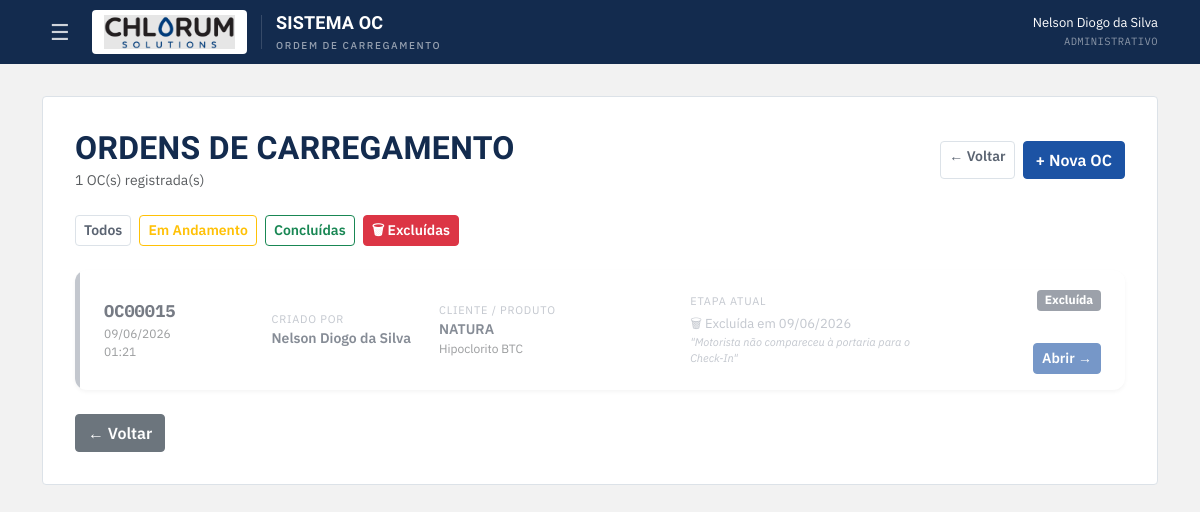
Before: /ocs?status=excluida (signed in) with the older database file.
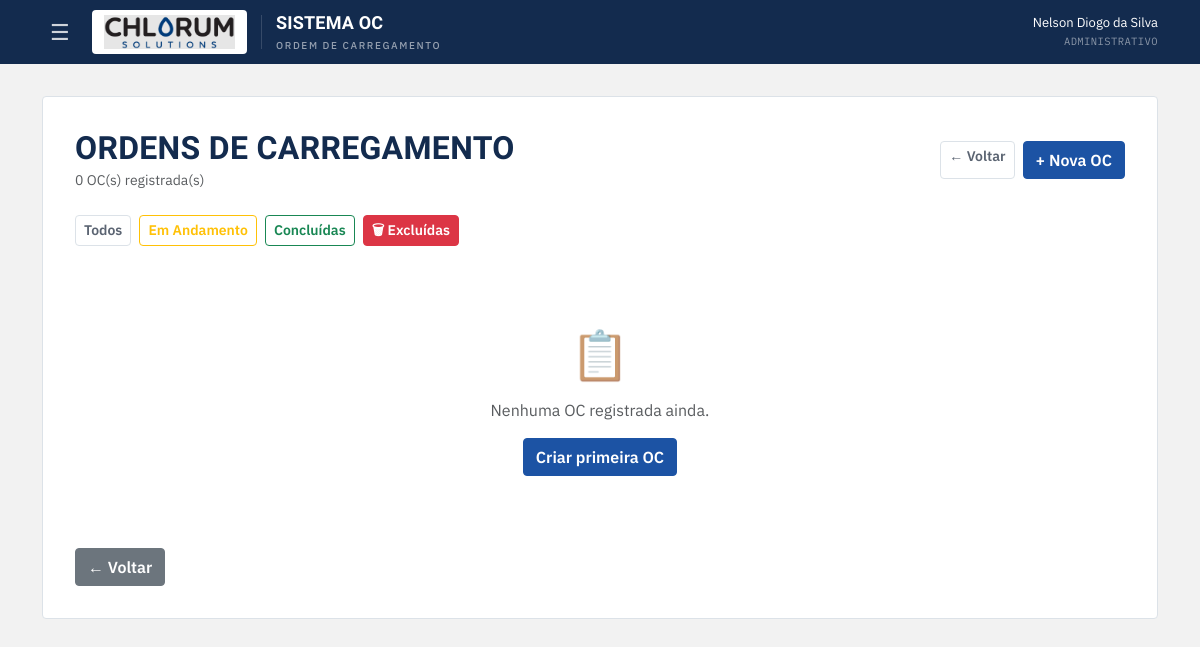
After: the same page with the newer database file.
### models.py (models this page shows)
class OrdemCarregamento(db.Model):
    id                    = db.Column(db.Integer, primary_key=True)
    numero_oc             = db.Column(db.String(50), unique=True)
    status                = db.Column(db.String(20), default='em_andamento')
    data_criacao          = db.Column(db.DateTime, default=datetime.utcnow)
    excluida              = db.Column(db.Boolean, default=False, nullable=False)
    data_exclusao         = db.Column(db.DateTime, nullable=True)
    motivo_cancelamento   = db.Column(db.String(30), nullable=True)
    justificativa_exclusao = db.Column(db.Text, nullable=True)
    excluida_por          = db.Column(db.Integer, db.ForeignKey('user.id'), nullable=True)
    etapas = db.relationship('EtapaOC', backref='oc', lazy='selectin',
                              order_by='EtapaOC.id')

class User(db.Model, UserMixin):
    id       = db.Column(db.Integer, primary_key=True)
    nome     = db.Column(db.String(100), nullable=False)
    email    = db.Column(db.String(100), unique=True, nullable=False)
    senha    = db.Column(db.String(200), nullable=False)
    area     = db.Column(db.String(50))
    is_admin = db.Column(db.Boolean, default=False, nullable=False)

class DadosEtapa(db.Model):
    id       = db.Column(db.Integer, primary_key=True)
    etapa_id = db.Column(db.Integer, db.ForeignKey('etapa_oc.id'))
    campo    = db.Column(db.String(100))
    valor    = db.Column(db.Text)

### blueprints/ocs.py (the view)
@bp.route('/ocs')
@login_required
def listar_ocs():
    from models import OrdemCarregamento
    status = request.args.get('status', 'todos')
    page   = request.args.get('page', 1, type=int)
    query = OrdemCarregamento.query
    if not current_user.is_admin:
        query = query.filter_by(excluida=False)
    if status == 'em_andamento':
        query = query.filter_by(status='em_andamento', excluida=False)
    elif status == 'concluida':
        query = query.filter_by(status='concluida')
    elif status == 'excluida' and current_user.is_admin:
        query = query.filter_by(excluida=True)
    paginacao = query.order_by(OrdemCarregamento.id.desc())\
                      .paginate(page=page, per_page=OCS_POR_PAGINA, error_out=False)
    lista = [_montar_item_oc(oc) for oc in paginacao.items]
    pendentes_count = len(_pendencias_usuario())
    return render_template('ocs.html',
                           lista=lista,
                           paginacao=paginacao,
                           status_atual=status,
                           pendentes_count=pendentes_count,
                           is_admin=current_user.is_admin)

### app.py (called while the page is built)
@login_manager.user_loader
def load_user(user_id):
    return User.query.get(int(user_id))

### helpers.py (called while the page is built, shortened)
def _ordem_efetiva(cliente):
    ordem = list(ORDEM_ETAPAS)
    if CLIENTE_LCQ_FINAL not in (cliente or '').upper():
        ordem = [c for c in ordem if c != '110']
    return ordem

def _campo_valor(lista, campo):
    for r in lista:
        if r.campo == campo:
            return r.valor or '—'
    return '—'

def _pendencias_usuario():
    from models import OrdemCarregamento
    if current_user.is_admin: return []

### templates/ocs.html (shortened to what the changed rows need)
{% extends "base.html" %}
{% block content %}
<div class="d-flex align-items-center justify-content-between mb-4">
    <div>
        <h2 class="mb-0">Ordens de Carregamento</h2>
        <small class="text-muted">{{ paginacao.total }} OC(s) registrada(s)</small>
    </div>
</div>
<div class="row g-3" id="lista-ocs">
{% for item in lista %}
<div class="col-12">
    <div class="card border-0 shadow-sm" style="
        border-radius: 12px; overflow: hidden;
        opacity: {{ '0.6' if item.oc.excluida else '1' }};
    ">
        <div style="display:flex;">
            <div style="
                width: 5px; flex-shrink: 0;
                background: {% if item.oc.excluida %}#9ca3af
                            {% elif item.oc.status == 'concluida' %}#16a34a
                            {% elif item.aguardando_minha_area %}#f59e0b
                            {% else %}#3b82f6{% endif %};
            "></div>
            <div class="card-body py-3 px-4 w-100">
                <div class="row align-items-center g-2">
                    <div class="col-md-2">
                        <div class="fw-bold" style="font-size:17px; color:#1c2434;
                             font-family:'IBM Plex Mono',monospace;">
                            {{ item.oc.numero_oc }}
                        </div>
                        <div class="text-muted" style="font-size:12px;">
                            {{ item.oc.data_criacao.strftime('%d/%m/%Y') }}<br>
                            {{ item.oc.data_criacao.strftime('%H:%M') }}
                        </div>
                    </div>
                    <div class="col-md-2">
                        <div style="font-size:11px; text-transform:uppercase;
                             letter-spacing:.8px; color:#9ca3af;">Criado por</div>
                        <div style="font-size:14px; font-weight:600; color:#374151;">
                            {{ item.criador }}
                        </div>
                    </div>
                    <div class="col-md-3">
                        <div style="font-size:11px; text-transform:uppercase;
                             letter-spacing:.8px; color:#9ca3af;">Cliente / Produto</div>
                        <div style="font-size:14px; font-weight:600; color:#374151;">
                            {{ item.cliente }}
                        </div>
                        <div class="text-muted" style="font-size:12px;">
                            {{ item.produto }}
                        </div>
                    </div>
                    <div class="col-md-3">
                        <div style="font-size:11px; text-transform:uppercase;
                             letter-spacing:.8px; color:#9ca3af;">Etapa atual</div>
                        {% if item.oc.excluida %}
                            <span style="font-size:13px; color:#9ca3af;">
                                🗑 Excluída em
                                {{ item.oc.data_exclusao.strftime('%d/%m/%Y') if item.oc.data_exclusao else '—' }}
                            </span>
                            {% if item.oc.justificativa_exclusao %}
                            <div style="font-size:11px; color:#9ca3af; font-style:italic;">
                                "{{ item.oc.justificativa_exclusao }}"
                            </div>
                            {% endif %}
                        {% elif item.oc.status == 'concluida' %}
                            <span class="badge bg-success" style="font-size:13px;">✔ Concluída</span>
                        {% endif %}
                    </div>
                    <div class="col-md-2 text-md-end">
                        {% if item.oc.excluida %}
                            <span class="badge bg-secondary mb-1">Excluída</span>
                        {% elif item.oc.status == 'concluida' %}
                            <span class="badge bg-success mb-1">Concluída</span>
                        {% elif item.aguardando_minha_area %}
                            <span class="badge bg-warning text-dark mb-1">⚡ Aguardando você</span>
                        {% else %}
                            <span class="badge bg-primary mb-1">Em Andamento</span>
                        {% endif %}
                        <br>
                        <br>
                        <a href="/oc/{{ item.oc.id }}"
                           class="btn btn-sm btn-primary mt-1">Abrir →</a>
                    </div>
                </div>
            </div>
        </div>
    </div>
</div>
{% else %}
<div class="col-12 text-center text-muted py-5">
    <div style="font-size:48px;">📋</div>
    <p class="mt-2">Nenhuma OC registrada ainda.</p>
    <a href="/oc/nova" class="btn btn-primary">Criar primeira OC</a>
</div>
{% endfor %}
</div>
{% endblock %}

### templates/base.html (shortened to what this page needs)
<!DOCTYPE html>
<html lang="pt-br">
<head>
    <link rel="stylesheet" href="{{ url_for('static', filename='css/bootstrap.min.css') }}">
    <link href="https://cdn.jsdelivr.net/npm/tom-select/dist/css/tom-select.css" rel="stylesheet">
</head>
<body>
<div class="topo">
    <div class="container">
        <div class="topo-inner">
            {% if current_user and current_user.is_authenticated %}
            <button class="btn-menu" onclick="abrirMenu()" aria-label="Abrir menu">☰</button>
            {% endif %}
            <div class="topo-logo-wrap">
                <img src="{{ url_for('static', filename='img/chlorum-solutions.png') }}"
                     class="topo-logo" alt="Chlorum Solutions">
            </div>
            <div class="topo-textos">
                <h1>Sistema OC</h1>
                <small>Ordem de Carregamento</small>
            </div>
            {% if current_user and current_user.is_authenticated %}
            <div class="topo-usuario">
                {{ current_user.nome }}<br>
                <span>{{ current_user.area }}</span>
            </div>
            {% endif %}
        </div>
    </div>
</div>
<div class="container">
    <div class="container-box">
        {% block content %}{% endblock %}
    </div>
</div>
</body>
</html>

Changed rows visible on the page:
removed OrdemCarregamento: excluida True (drawn), oc.numero_oc "OC00015", oc.data_criacao "09/06/2026", oc.data_criacao "01:21", oc.data_exclusao "09/06/2026", oc.justificativa_exclusao "Motorista não compareceu à portaria para o Check-In"
removed DadosEtapa: cliente "NATURA"
removed DadosEtapa: produto "Hipoclorito BTC"
Other visible differences:
{{ paginacao.total }}: "1" → "0"
text now shown: "📋 Nenhuma OC registrada ainda. Criar primeira OC"
list line gone: "CRIADO POR CLIENTE / PRODUTO ETAPA ATUAL 🗑 Excluída em \" \" Excluída Abrir →"
list line gone: "Nelson Diogo da Silva"
